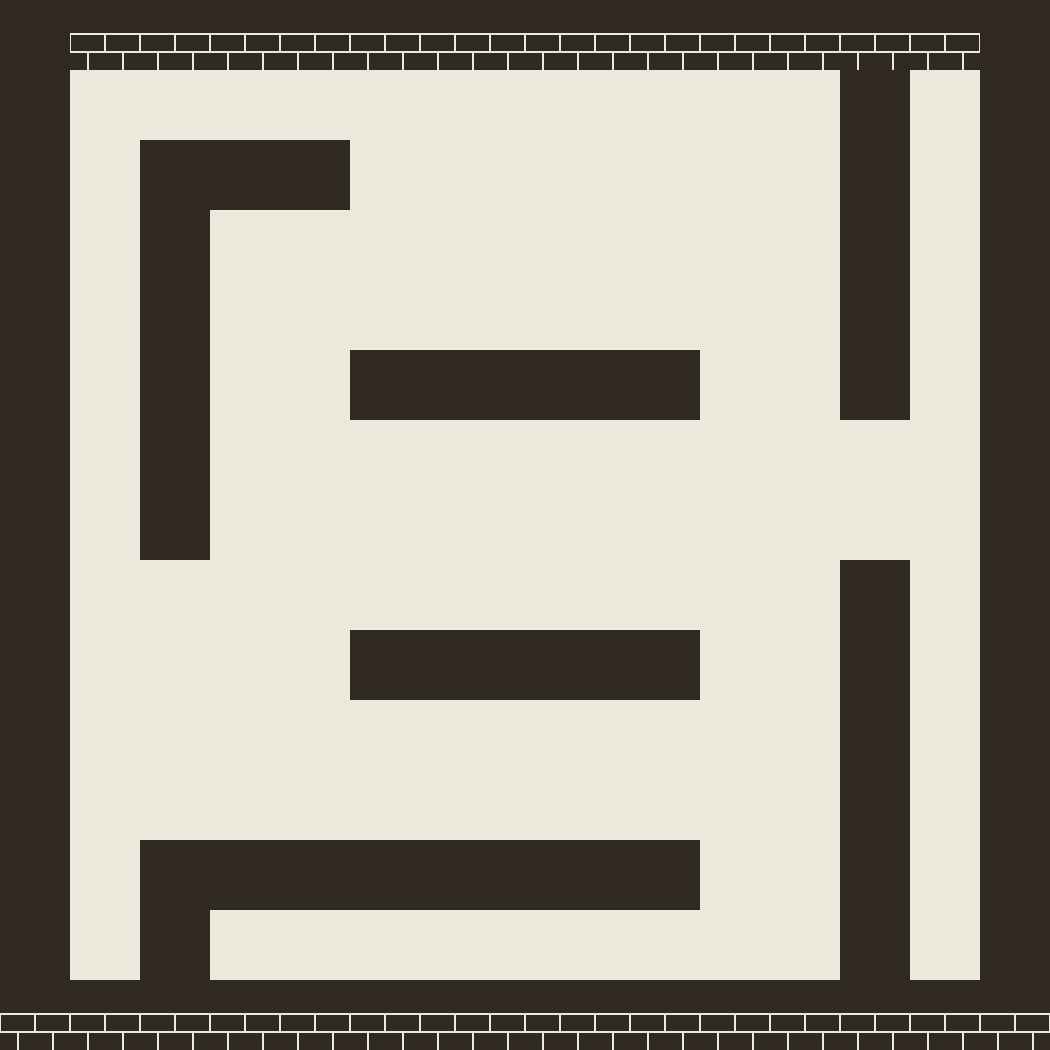

The image is a tile-based game level rendered from a .tmx file. Its description and source (layers, tilesets, objects; grid data summarised) follow:
An orthogonal 15x15 tile map with 70x70 px tiles, 2 tile layers (collision, Background) and 7 objects (enemy1, enemy2, enemy3, enemy4, target1, ...).

<map version="1.0" orientation="orthogonal" width="15" height="15" tilewidth="70" tileheight="70">
 <tileset firstgid="1" name="bomber-spritesheet2" tilewidth="70" tileheight="70">
  <image source="../images/bomber-spritesheet2.png" width="630" height="350" />
 </tileset>
 <layer name="collision" width="15" height="15">
  <data>[225 cells, 94 non-empty, 1 distinct tile ids]</data>
 </layer>
 <layer name="Background" width="15" height="15">
  <data>[225 cells, 225 non-empty, 3 distinct tile ids]</data>
 </layer>
 <objectgroup name="objects" width="15" height="15">
  <object name="enemy1" gid="10" x="211" y="281" />
  <object name="enemy2" gid="10" x="209" y="491" />
  <object name="enemy3" gid="10" x="769" y="981" />
  <object name="enemy4" gid="10" x="910" y="700" />
  <object name="target1" gid="42" x="213" y="980" />
  <object name="target2" gid="42" x="910" y="279" />
  <object name="player" gid="1" x="628" y="561" />
 </objectgroup>
</map>